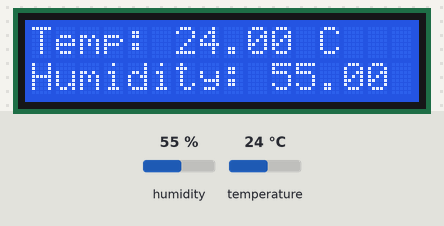
Simulated run of this sketch. Board: Arduino Uno, built with avr-gcc and run on an emulated ATmega328P. On the bench: 16×2 character LCD. The inputs (shaded band) are chosen by the test bench; at power-on: humidity 55 %, temperature 24 °C.

Above: at 1.2 s.
1.3 s: humidity set to 22 %
At 2.5 s:
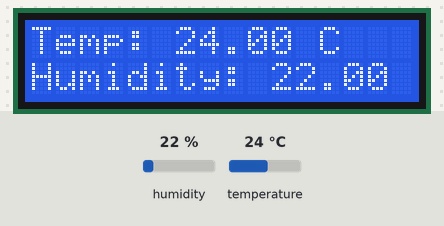
4.1 s: temperature set to 12 °C
At 4.9 s:
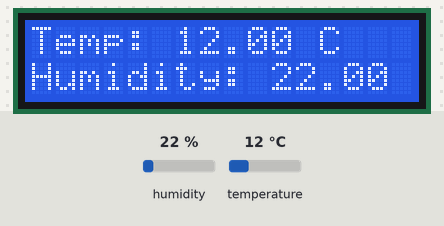
6.9 s: humidity set to 40 %
At 9.5 s:
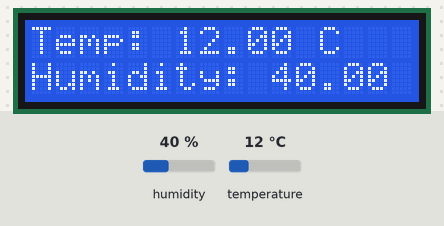
9.8 s: temperature set to 19 °C
At 10.9 s:
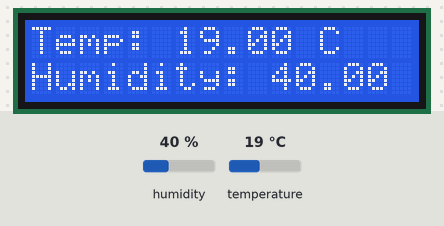
Timing chart, 0 to 12.8 s (numbered marks = the images above; inputs shaded):
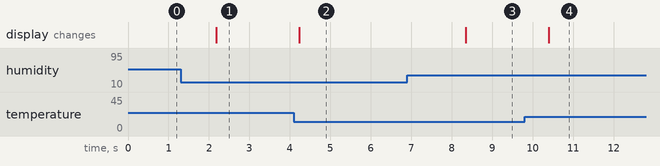

The sketch:

temp_and_humi_monitor.ino
```cpp
#include <Wire.h>
#include <LiquidCrystal_I2C.h>
#include "DHT.h"

// Setting up the LCD (I2C address: 0x27)
LiquidCrystal_I2C lcd(0x27, 16, 2);

#define DHTPIN 2
#define DHTTYPE DHT11

DHT dht(DHTPIN, DHTTYPE);

void setup() {
  lcd.begin(16, 2);
  lcd.backlight();
  dht.begin();
}

void loop() {
  float humidity = dht.readHumidity();
  float temp = dht.readTemperature();

   lcd.clear();
   lcd.setCursor(0, 0);
   lcd.print("Temp: ");
   lcd.print(temp);
   lcd.print(" C");

   lcd.setCursor(0, 1);
   lcd.print("Humidity: ");
   lcd.print(humidity);
   lcd.print(" %");

   delay(2000); // it Updates every 2 seconds
}
```

Measured:
- after the input at 1.3 s, the display: changes after 0.88 s (image 1)
- after the input at 4.1 s, the display: changes after 0.13 s (image 2)
- after the input at 6.9 s, the display: changes after 1.4 s (image 3)
- after the input at 9.8 s, the display: changes after 0.60 s (image 4)
